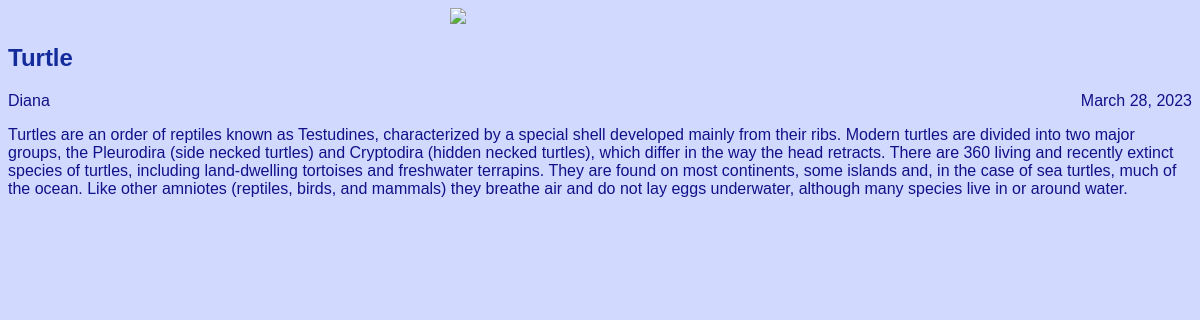
The app's page /article/1 with its own data.
### articles/models.py (models this page shows, shortened)
class Article(models.Model):
    title = models.CharField(max_length=200)
    author = models.ForeignKey(User, on_delete=models.CASCADE)
    text = models.TextField()
    created_date = models.DateField(auto_now_add=True)
    def get_excerpt1(self):
        return self.text

### articles/views.py (the view)
# urls.py: re_path(r'^article/(?P<article_id>\d+)$', views.get_article, name='get_article'),
def get_article(request, article_id):
    try:
            post = Article.objects.get(id=article_id)
            return render(request, 'article.html', {"post": post})
    except Article.DoesNotExist:
            raise Http404

### articles/templates/article.html (shortened to what this page needs)
<!DOCTYPE html>
<head>
	<link rel="stylesheet" href="{{ STATIC_URL }}/static/style.css">
</head>
<body class="style">
	<div class="header">
		<img src="https://sun9-37.userapi.com/impf/c836224/v836224254/2dad/SRwXb346T2Q.jpg?size=320x278&quality=96&sign=1cdd3720041838e5e3c2067504d0c3d5&c_uniq_tag=XqYtpqfZigMXnExzxmjfPQS-L5W60oeMsKMS7ViUvaY&type=album">
	</div>
	<div class="style">
		<h2 class="post-title">{{ post.title }}</h2>
		<div class="article-info">
			<div class="article-author">{{ post.author.username }}</div>
			<div class="article-created-date">{{ post.created_date }}</div>
		</div>
		<p class="article-text">{{ post.get_excerpt1 }}</p>
	</div>
</body>

### articles/static/style.css (style rules this page uses)
body { background: #d1d9ff; font-family: Tahoma, Aria, sans-serif; color: #118; }
.header img { display: block; width: 300px; margin-left: auto; margin-right: auto; }
.post-title { color: #142b9c; }
.article-author { color: #142b9c width: 100%; float: left; }
.article-created-date { text-align: right; }

### records on screen
Article: title "Turtle", author.username "Diana", created_date "March 28, 2023", get_excerpt1 "Turtles are an order of reptiles known as Testudines, characterized by a special shell developed mainly from their ribs. Modern turtles are divided into two major groups, the Pleurodira (side necked turtles) and Cryptodira (hidden necked turtles), which differ in the way the head retracts. There are 360 living and recently extinct species of turtles, including land-dwelling tortoises and freshwater terrapins. They are found on most continents, some islands and, in the case of sea turtles, much of the ocean. Like other amniotes (reptiles, birds, and mammals) they breathe air and do not lay eggs underwater, although many species live in or around water."
